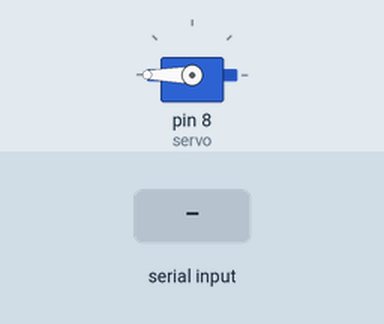
Bench run of a sketch on a simulated Arduino Uno, built with avr-gcc and run on an emulated ATmega328P. On the bench: servo. Inputs (shaded band) come from the test bench.

Above: at 1.2 s.
1.3 s: "90,45\n" received over Serial
At 2.5 s:
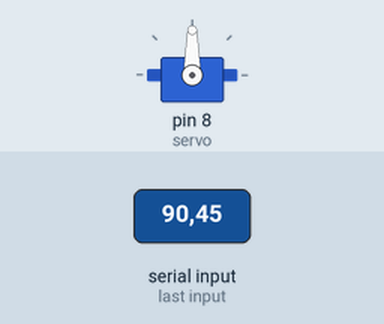
2.8 s: "30,150\n" received over Serial
At 3.9 s:
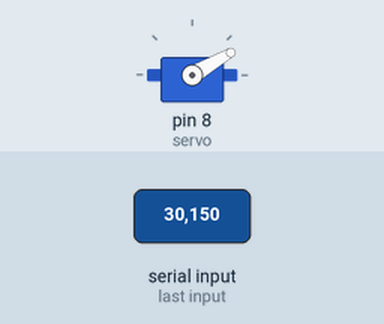
4.3 s: "5\n" received over Serial
At 4.8 s:
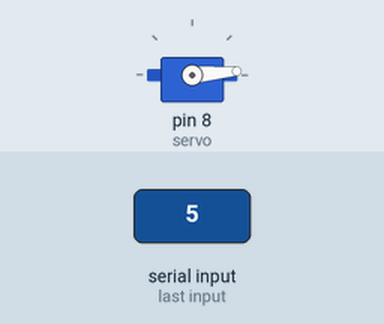
5.8 s: "90\n" received over Serial
At 7.0 s:
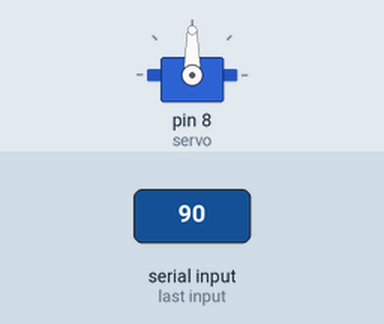
7.3 s: "200\n" received over Serial
At 8.4 s:
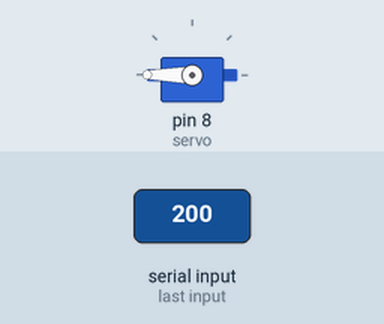
Timing chart, 0 to 9.8 s (numbered marks = the images above; inputs shaded):
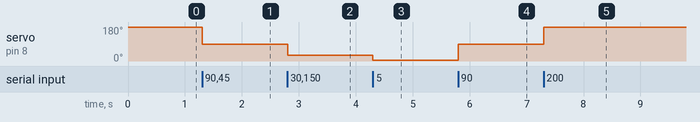

Measured:
- after the input at 1.3 s, servo on pin 8 (servo): 180° → 90° at once
- after the input at 2.8 s, servo on pin 8 (servo): 90° → 30° at once
- after the input at 4.3 s, servo on pin 8 (servo): 30° → 5° at once
- after the input at 5.8 s, servo on pin 8 (servo): 5° → 90° at once
- after the input at 7.3 s, servo on pin 8 (servo): 90° → 180° at once

The sketch:

gripper_serial.ino
```cpp
#include <Servo.h>
Servo servo;
String in_byte;
int state;

void setup() {

  servo.attach(8);
  Serial.begin(9600);
  servo.write(180);
}

void loop()
{
  if(Serial.available())
  {
    in_byte = Serial.readStringUntil('\n');
    state = in_byte.toInt();
    servo.write(state);
  }
}
```
